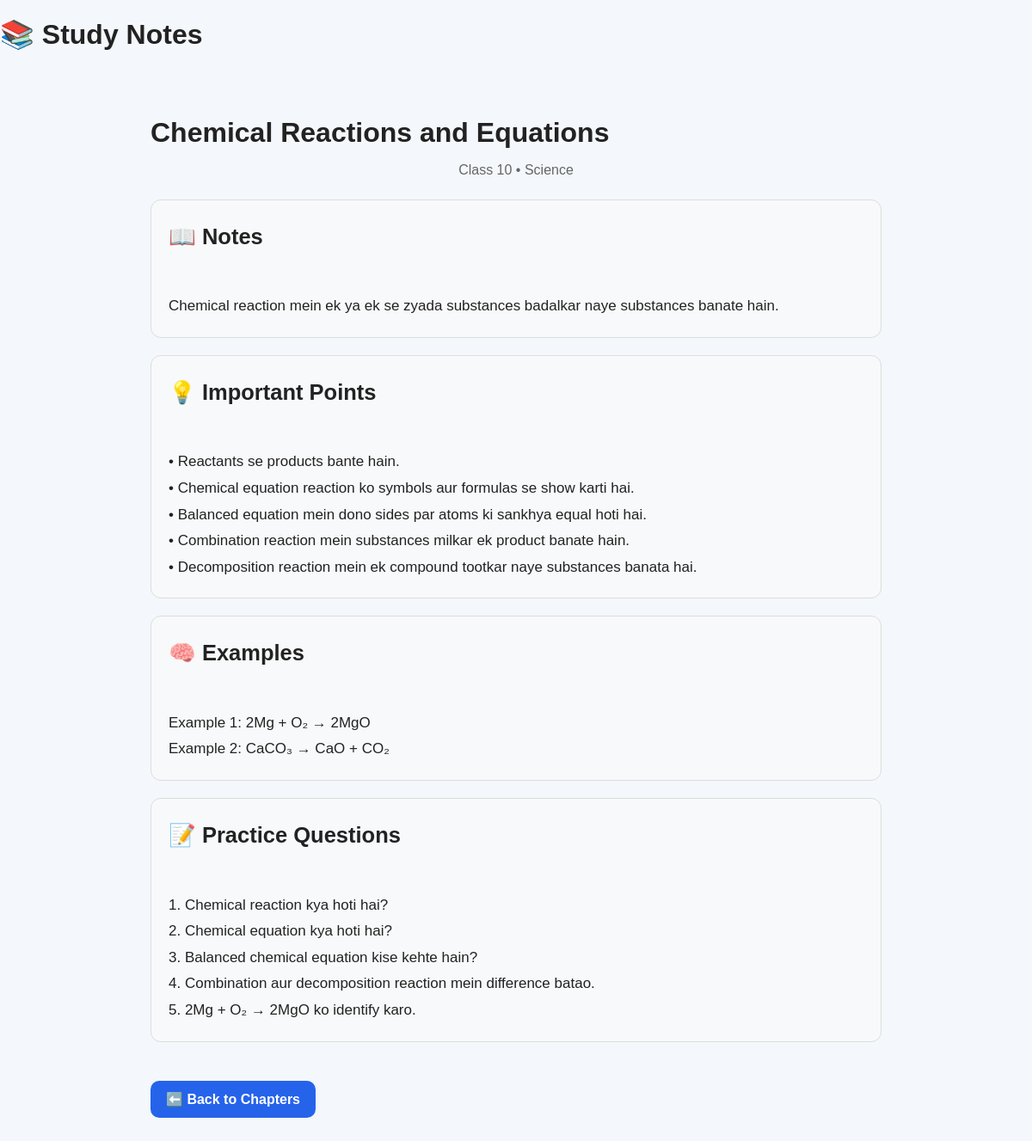
/class/10/subject/Science/chapter/1, run on the app's committed database.
### tables this page shows
CREATE TABLE notes (
            id INTEGER PRIMARY KEY AUTOINCREMENT,
            class_no INTEGER NOT NULL,
            subject TEXT NOT NULL,
            chapter TEXT NOT NULL,
            title TEXT NOT NULL,
            content TEXT NOT NULL
        );

CREATE TABLE chapter_extras (
            id INTEGER PRIMARY KEY AUTOINCREMENT,
            class_no INTEGER NOT NULL,
            subject TEXT NOT NULL,
            chapter_no INTEGER NOT NULL,
            important_points TEXT,
            examples TEXT,
            practice_questions TEXT
        );

### app.py (the view)
@app.route("/class/<int:class_no>/subject/<subject>/chapter/<int:chapter_no>")
def notes(class_no, subject, chapter_no):
    conn = get_db()
    note = conn.execute(
        """
        SELECT title, content
        FROM notes
        WHERE class_no = ?
        AND subject = ?
        AND chapter LIKE ?
        ORDER BY id ASC
        LIMIT 1
        """,
        (
            class_no,
            subject,
            f"Chapter {chapter_no}%"
        )
    ).fetchone()
    extras = conn.execute(
        """
        SELECT important_points, examples, practice_questions
        FROM chapter_extras
        WHERE class_no = ?
        AND subject = ?
        AND chapter_no = ?
        LIMIT 1
        """,
        (
            class_no,
            subject,
            chapter_no
        )
    ).fetchone()
    conn.close()
    if note is None:
        return "Is chapter ke notes abhi available nahi hain."
    return render_template(
        "notes.html",
        class_no=class_no,
        subject=subject,
        note=note,
        extras=extras
    )

### database.py (called while the page is built)
def get_db():
    conn = sqlite3.connect(DB_NAME)
    conn.row_factory = sqlite3.Row
    return conn

### templates/notes.html (shortened to what this page needs)
<!DOCTYPE html>
<html lang="en">
<head>
    <link rel="stylesheet"
          href="{{ url_for('static', filename='style.css') }}">
</head>
<body>
<header>
    <h1>📚 Study Notes</h1>
</header>
<main class="note-page">
    <h1>{{ note["title"] }}</h1>
    <p class="subtitle">
        Class {{ class_no }} • {{ subject }}
    </p>
    <section class="note-content">
        <div class="notes-box">
            <h2>📖 Notes</h2>
            <div class="note-text">
                {{ note["content"] }}
            </div>
        </div>
        {% if extras %}
        <div class="notes-box">
            <h2>💡 Important Points</h2>
            <div class="note-text">
                {{ extras["important_points"] }}
            </div>
        </div>
        <div class="notes-box">
            <h2>🧠 Examples</h2>
            <div class="note-text">
                {{ extras["examples"] }}
            </div>
        </div>
        <div class="notes-box">
            <h2>📝 Practice Questions</h2>
            <div class="note-text">
                {{ extras["practice_questions"] }}
            </div>
        </div>
        {% endif %}
    </section>
    <a class="back"
       href="/class/{{ class_no }}/subject/{{ subject }}">
        ⬅️ Back to Chapters
    </a>
</main>
</body>
</html>

### static/style.css (style rules this page uses)
* { box-sizing: border-box; }
body { margin: 0; font-family: Arial, sans-serif; background: #f4f7fb; color: #222; }
.subtitle { text-align: center; color: #666; margin-bottom: 30px; }
.back { display: inline-block; margin-top: 25px; text-decoration: none; color: #2563eb; }
.subtitle { color: #666; font-size: 16px; margin-bottom: 25px; }
.note-content { font-size: 17px; line-height: 1.8; margin-bottom: 20px; }
.back { display: inline-block; margin-top: 25px; padding: 12px 18px; background: #2563eb; color: white; text-decoration: none; border-radius: 10px; font-weight: bold; }
.note-page { max-width: 900px; margin: 30px auto; padding: 25px; }
.note-page h1 { font-size: 32px; margin-bottom: 5px; }
.subtitle { color: #666; margin-bottom: 25px; }
.note-content { font-size: 17px; line-height: 1.8; }
.note-content h2 { margin-top: 30px; margin-bottom: 12px; }
.notes-box { padding: 20px; margin-bottom: 20px; border-radius: 12px; background: #f8f9fa; border: 1px solid #ddd; }
.notes-box h2 { margin-top: 0; margin-bottom: 12px; }
.note-text { white-space: pre-line; line-height: 1.8; font-size: 17px; }
.note-text::first-line { font-weight: bold; }

### data on the page
notes: title "Chemical Reactions and Equations", content "Chemical reaction mein ek ya ek se zyada substances badalkar naye substances banate hain."
chapter_extras: important_points "• Reactants se products bante hain. • Chemical equation reaction ko symbols aur formulas se show karti hai. • Balanced equation mein dono sides par atoms ki sankhya equal hoti hai. • Combination reaction mein substances milkar ek product banate hain. • Decomposition reaction mein ek compound tootkar naye substances banata hai.", examples "Example 1: 2Mg + O₂ → 2MgO Example 2: CaCO₃ → CaO + CO₂", practice_questions "1. Chemical reaction kya hoti hai? 2. Chemical equation kya hoti hai? 3. Balanced chemical equation kise kehte hain? 4. Combination aur decomposition reaction mein difference batao. 5. 2Mg + O₂ → 2MgO ko identify karo."

### other printed values
{{ class_no }} "10"
{{ subject }} "Science"
